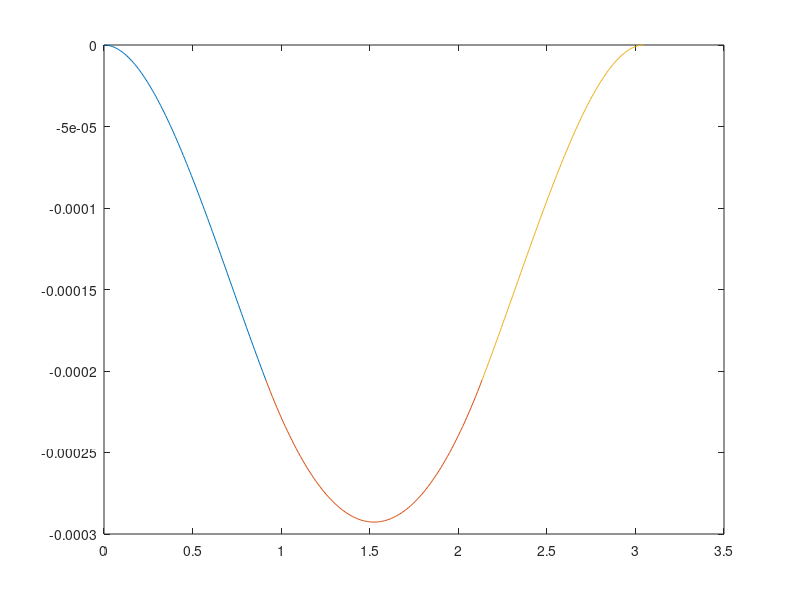

Write the MATLAB code that produced this figure.
close all 
clear all
clc

L = 3048e-3;
x =  0:0.001:L;
E = 200e9;
I = (50.8e-3)*((100e-3)^3)/12;
L1 = 914e-3;
L3 = 914e-3;
L2 = L - L1 - L3;

q = -1640;
P2 = q*L2/2;
M2 = q*L2^2/12;
P3 = q*L2/2;
M3 = -q*L2^2/12;

K = @(LL) E*I/LL^3 * [12 6*LL -12 6*LL; 6*LL 4*LL^2 -6*LL 2*LL^2; -12 -6*LL 12 -6*LL; 6*LL 2*LL^2 -6*LL 4*LL^2]
K1 = K(L1)
K2 = K(L2)
K3 = K(L3)

MainK = zeros(8);
MainK(1:4,1:4) = K1;
MainK(3:6,3:6) = MainK(3:6,3:6) + K2;
MainK(5:8,5:8) = MainK(5:8,5:8) + K3

Force_vec = [P2 M2 P3 M3]';
Displacement_vec = [0; 0; MainK(3:6,3:6)\Force_vec; 0;0]

Force_vec = MainK*Displacement_vec

V = @(V1,tet1,V2,tet2,Lin,zet)(1-3*zet.*zet+2*zet.*zet.*zet)*V1 + Lin*(zet-2*zet.*zet+zet.*zet.*zet)*tet1+(3*zet.*zet-2*zet.*zet.*zet)*V2+Lin*(zet.*zet.*zet-zet.*zet)*tet2;

eq1 = V(Displacement_vec(1),Displacement_vec(2),Displacement_vec(3),Displacement_vec(4),L1,0:0.01:1);
eq2 = V(Displacement_vec(3),Displacement_vec(4),Displacement_vec(5),Displacement_vec(6),L2,0:0.01:1);
eq3 = V(Displacement_vec(5),Displacement_vec(6),Displacement_vec(7),Displacement_vec(8),L3,0:0.01:1);
plot(linspace(0,L1,101),eq1)
hold on
plot(linspace(L1,L1+L2,101),eq2)
hold on
plot(linspace(L1+L2,L1+L2+L3,101),eq3)
